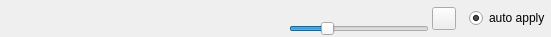
<ui version="4.0" >
 <author></author>
 <comment></comment>
 <exportmacro></exportmacro>
 <class>SliderLabelItem</class>
 <widget class="QWidget" name="SliderLabelItem" >
  <property name="geometry" >
   <rect>
    <x>0</x>
    <y>0</y>
    <width>551</width>
    <height>29</height>
   </rect>
  </property>
  <property name="baseSize" >
   <size>
    <width>100</width>
    <height>20</height>
   </size>
  </property>
  <property name="windowTitle" >
   <string>SliderLabelItem</string>
  </property>
  <layout class="QHBoxLayout" >
   <property name="margin" >
    <number>1</number>
   </property>
   <property name="spacing" >
    <number>3</number>
   </property>
   <item>
    <widget class="QLabel" name="nameLabel" >
     <property name="minimumSize" >
      <size>
       <width>240</width>
       <height>20</height>
      </size>
     </property>
     <property name="maximumSize" >
      <size>
       <width>240</width>
       <height>30</height>
      </size>
     </property>
     <property name="text" >
      <string/>
     </property>
    </widget>
   </item>
   <item>
    <spacer>
     <property name="orientation" >
      <enum>Qt::Horizontal</enum>
     </property>
     <property name="sizeType" >
      <enum>QSizePolicy::MinimumExpanding</enum>
     </property>
     <property name="sizeHint" >
      <size>
       <width>0</width>
       <height>0</height>
      </size>
     </property>
    </spacer>
   </item>
   <item>
    <layout class="QVBoxLayout" >
     <property name="margin" >
      <number>0</number>
     </property>
     <property name="spacing" >
      <number>6</number>
     </property>
     <item>
      <widget class="QLabel" name="posLabel" >
       <property name="sizePolicy" >
        <sizepolicy>
         <hsizetype>0</hsizetype>
         <vsizetype>0</vsizetype>
         <horstretch>0</horstretch>
         <verstretch>0</verstretch>
        </sizepolicy>
       </property>
       <property name="minimumSize" >
        <size>
         <width>140</width>
         <height>0</height>
        </size>
       </property>
       <property name="maximumSize" >
        <size>
         <width>176</width>
         <height>16777215</height>
        </size>
       </property>
       <property name="baseSize" >
        <size>
         <width>0</width>
         <height>0</height>
        </size>
       </property>
       <property name="text" >
        <string/>
       </property>
      </widget>
     </item>
     <item>
      <widget class="QSlider" name="slider" >
       <property name="sizePolicy" >
        <sizepolicy>
         <hsizetype>0</hsizetype>
         <vsizetype>0</vsizetype>
         <horstretch>0</horstretch>
         <verstretch>0</verstretch>
        </sizepolicy>
       </property>
       <property name="minimumSize" >
        <size>
         <width>140</width>
         <height>0</height>
        </size>
       </property>
       <property name="maximumSize" >
        <size>
         <width>140</width>
         <height>16777215</height>
        </size>
       </property>
       <property name="baseSize" >
        <size>
         <width>140</width>
         <height>0</height>
        </size>
       </property>
       <property name="maximum" >
        <number>20</number>
       </property>
       <property name="sliderPosition" >
        <number>5</number>
       </property>
       <property name="orientation" >
        <enum>Qt::Horizontal</enum>
       </property>
       <property name="tickPosition" >
        <enum>QSlider::NoTicks</enum>
       </property>
      </widget>
     </item>
    </layout>
   </item>
   <item>
    <widget class="QToolButton" name="tool" >
     <property name="text" >
      <string/>
     </property>
     <property name="icon" >
      <iconset resource="QtAutoGui.qrc" >:/icons/spanner.png</iconset>
     </property>
    </widget>
   </item>
   <item>
    <widget class="QLabel" name="labelOk" >
     <property name="text" >
      <string/>
     </property>
     <property name="pixmap" >
      <pixmap resource="QtAutoGui.qrc" >:/icons/tick.png</pixmap>
     </property>
    </widget>
   </item>
   <item>
    <widget class="QRadioButton" name="radioButton" >
     <property name="text" >
      <string>auto apply</string>
     </property>
     <property name="checked" >
      <bool>true</bool>
     </property>
    </widget>
   </item>
  </layout>
 </widget>
 <pixmapfunction></pixmapfunction>
 <resources>
  <include location="QtAutoGui.qrc" />
 </resources>
 <connections/>
</ui>
